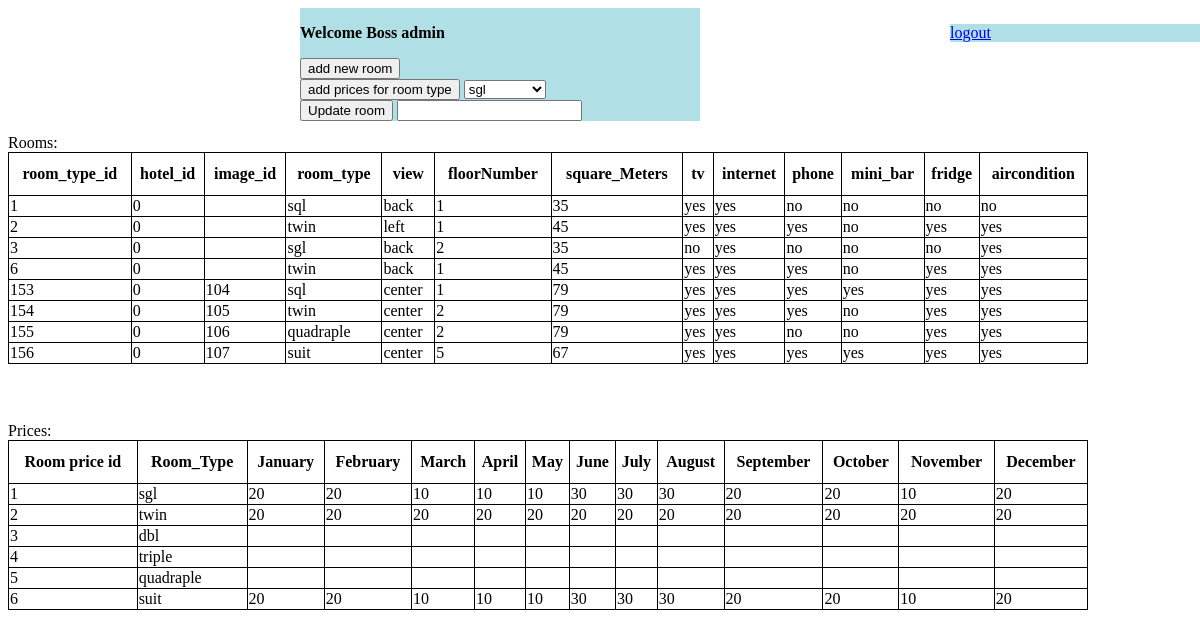
The app's page /index.php (signed in) with its own data.
### tables this page shows
CREATE TABLE IF NOT EXISTS `room_type` (
  `room_type_id` int(11) NOT NULL AUTO_INCREMENT,
  `hotel_id` int(11) DEFAULT NULL,
  `image_id` int(11) DEFAULT NULL,
  `room_type` varchar(100) DEFAULT NULL,
  `view` varchar(25) DEFAULT NULL,
  `floor` varchar(1) DEFAULT NULL,
  `square_Meters` float(80,0) DEFAULT NULL,
  `tv` varchar(3) DEFAULT NULL,
  `internet` varchar(3) DEFAULT NULL,
  `phone` varchar(3) DEFAULT NULL,
  `mini_bar` varchar(3) DEFAULT NULL,
  `fridge` varchar(3) DEFAULT NULL,
  `aircondition` varchar(3) DEFAULT NULL,
  PRIMARY KEY (`room_type_id`),
  KEY `hotel_id` (`hotel_id`),
  KEY `image_id` (`image_id`)
);

CREATE TABLE IF NOT EXISTS `room_price` (
  `price_id` int(11) NOT NULL AUTO_INCREMENT,
  `room_type` varchar(50) NOT NULL DEFAULT '',
  `January` float DEFAULT NULL,
  `February` float DEFAULT NULL,
  `March` float DEFAULT NULL,
  `April` float DEFAULT NULL,
  `May` float DEFAULT NULL,
  `June` float DEFAULT NULL,
  `July` float DEFAULT NULL,
  `August` float DEFAULT NULL,
  `September` float DEFAULT NULL,
  `October` float DEFAULT NULL,
  `November` float DEFAULT NULL,
  `December` float DEFAULT NULL,
  PRIMARY KEY (`price_id`)
);

### functionsUser.php (called while the page is built, shortened)
<?php
function showAllRoom()
{
		$query = mysql_query("SELECT * FROM `room_type` ");
		return $query;
}
?>

### functionsAdmin.php (called while the page is built, shortened)
<?php
function showAllRoomPrices()
{
		$query = mysql_query("SELECT * FROM `room_price` ");
		return $query;
}
?>

### loggedAdmin.php (the view, shortened to what this page needs)
<?php
require("functionsUser.php");
require("functionsAdmin.php");
?>
<!DOCTYPE html>
<html>
<body>
<head>
</head>
<body>
<b class='mid'>
<?php echo"<p>Welcome Boss  <b>".$_SESSION["admin_name"]."</b></p>"; ?>
<form method='post' action = 'newRoomForm.php'>
<input type='submit' value='add new room'  />
</form>
<form method='post' action = 'newRoomPriceForm.php'>
<input type='submit' value='add prices for room type'  />
		<select name="room_name">
						<option>sgl</option>
		</select>
</form>
<form method='post' action = 'updateRoomForm.php'>
<input type='submit' value='Update room'  />
<input type='text'  name='room_id'/>
</form>
</b>
</body>
</html>
<?php
echo "<p class='mid1'> <a href='./logout.php'> logout </a> </p>";
echo "Rooms:";
$showAllRomm_query=showAllRoom();
echo "<table border=2>";
echo"
<tr>
<th>room_type_id</th>
<th>hotel_id</th>
<th>image_id</th>
<th>room_type</th>
<th>view</th>
<th>floorNumber</th>
<th>square_Meters</th>
<th>tv</th>
<th>internet</th>
<th>phone</th>
<th>mini_bar</th>
<th>fridge</th>
<th>aircondition</th>
</tr>
";
while($row = mysql_fetch_row($showAllRomm_query))
			{
			echo "<tr> ";
			foreach($row as $cell)
				echo "<td>  $cell</td> ";
			echo "</tr>";
			 }
echo "</table>";
echo "Prices:";
$showAllRoomPrices_query=showAllRoomPrices();
echo "<table border=2>";
echo"
<tr>
<th>Room price id</th>
<th>Room_Type</th>
<th>January</th>
<th>February</th>
<th>March</th>
<th>April</th>
<th>May</th>
<th>June</th>
<th>July</th>
<th>August</th>
<th>September</th>
<th>October</th>
<th>November</th>
<th>December</th>
</tr>
";
while($row = mysql_fetch_row($showAllRoomPrices_query))
			{
			echo "<tr> ";
			foreach($row as $cell)
				echo "<td>  $cell </td> ";
			echo "</tr>";
			 }
   echo "</table>";
?>

### loggedAdmin.php (style rules this page uses)
.mid { position:absolute; right:500px; width:400px; background-color:#b0e0e6; }
.mid1 { position:absolute; right:000px; width:250px; background-color:#b0e0e6; }
table { border-collapse:collapse; position:absolute; }
table, td, th { border:1px solid black; }
table { width:90%; }
th { height:40px; }

### records on screen
room_type: cell "1", hotel "0", room_type "sql", view "back", square_Meters "35", cell "yes", cell "no"
room_type: room_type_id "2", hotel "0", room_type "twin", view "left", floor "1", square_Meters "45", cell "yes", mini_bar "no"
room_type: room_type_id "3", hotel "0", room_type "sgl", view "back", floor "2", square_Meters "35", cell "no", cell "yes"
room_type: room_type_id "6", hotel "0", room_type "twin", view "back", floor "1", square_Meters "45", cell "yes", mini_bar "no"
room_type: room_type_id "153", hotel "0", image "104", room_type "sql", view "center", floor "1", square_Meters "79", cell "yes"
room_type: room_type_id "154", hotel "0", image "105", room_type "twin", view "center", floor "2", square_Meters "79", cell "yes", mini_bar "no"
room_type: room_type_id "155", hotel "0", image "106", room_type "quadraple", view "center", floor "2", square_Meters "79", cell "yes", cell "no"
room_type: room_type_id "156", hotel "0", image "107", room_type "suit", view "center", floor "5", square_Meters "67", cell "yes"
room_price: price_id "1", room_type "sgl", cell "20", cell "10", cell "30"
room_price: price_id "2", room_type "twin", cell "20"
room_price: price_id "3", room_type "dbl"
room_price: price_id "4", room_type "triple"
room_price: price_id "5", room_type "quadraple"
room_price: price_id "6", room_type "suit", cell "20", cell "10", cell "30"

### other values on screen
$_SESSION["admin_name"] "admin"
